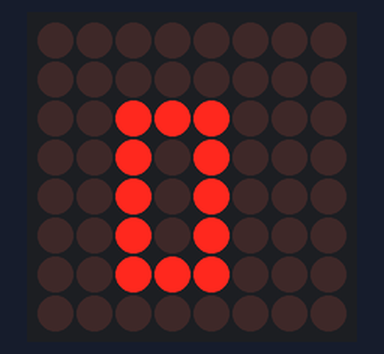
Recording of a sketch running on a simulated Arduino Uno, built with avr-gcc and run on an emulated ATmega328P. Shown: 8×8 LED matrix.

Above: at 0.1 s.
At 1.1 s:
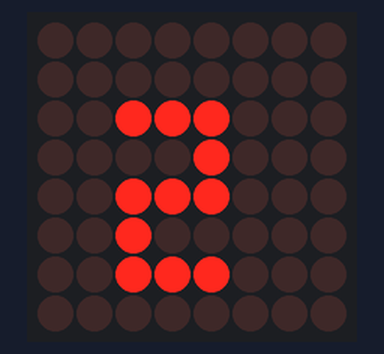
At 1.6 s:
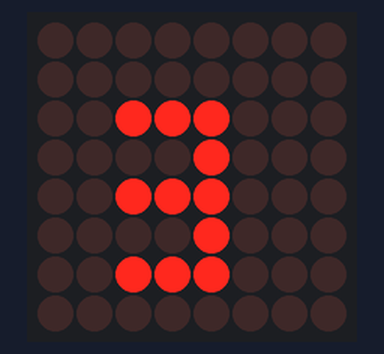
At 3.1 s:
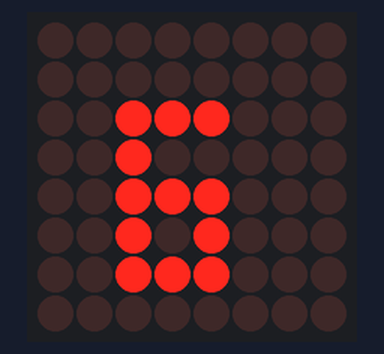
At 4.6 s:
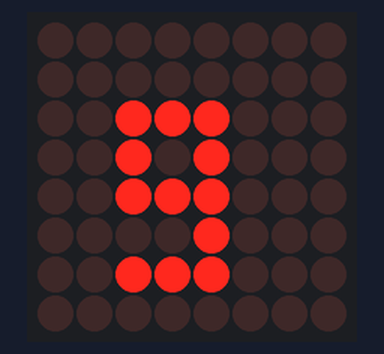
At 6.6 s:
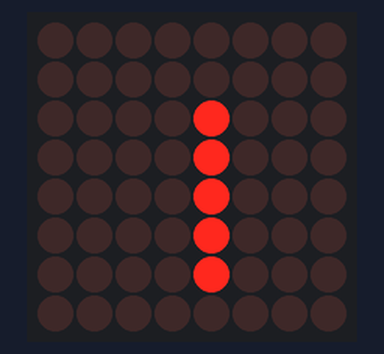

Measured:
- by itself, everything shown: repeats every 6.0 s, in 12 steps
- what the display in image 1 shows lasts 0.5 s, from 1.0 s to 1.5 s

The sketch:

Camp_day4_matrix.ino
```cpp
#include "LedControl.h"
LedControl lc=LedControl(12,10,11,1);

void setup() {
  lc.shutdown(0,false);
  lc.setIntensity(0,8);
  lc.clearDisplay(0);
}

void num0() {
  lc.clearDisplay(0);
  lc.setRow(0,2,B00111000);
  lc.setRow(0,3,B00101000);
  lc.setRow(0,4,B00101000);
  lc.setRow(0,5,B00101000);
  lc.setRow(0,6,B00111000);
  delay(500);
}

void num1() {
  lc.clearDisplay(0);
  lc.setRow(0,2,B00001000);
  lc.setRow(0,3,B00001000);
  lc.setRow(0,4,B00001000);
  lc.setRow(0,5,B00001000);
  lc.setRow(0,6,B00001000);
  delay(500);
}

void num2() {
  lc.clearDisplay(0);
  lc.setRow(0,2,B00111000);
  lc.setRow(0,3,B00001000);
  lc.setRow(0,4,B00111000);
  lc.setRow(0,5,B00100000);
  lc.setRow(0,6,B00111000);
  delay(500);
}

void num3() {
  lc.clearDisplay(0);
  lc.setRow(0,2,B00111000);
  lc.setRow(0,3,B00001000);
  lc.setRow(0,4,B00111000);
  lc.setRow(0,5,B00001000);
  lc.setRow(0,6,B00111000);
  delay(500);
}

void num4() {
  lc.clearDisplay(0);
  lc.setRow(0,2,B00101000);
  lc.setRow(0,3,B00101000);
  lc.setRow(0,4,B00111000);
  lc.setRow(0,5,B00001000);
  lc.setRow(0,6,B00001000);
  delay(500);
}

void num5() {
  lc.clearDisplay(0);
  lc.setRow(0,2,B00111000);
  lc.setRow(0,3,B00100000);
  lc.setRow(0,4,B00111000);
  lc.setRow(0,5,B00001000);
  lc.setRow(0,6,B00111000);
  delay(500);
}

void num6() {
  lc.clearDisplay(0);
  lc.setRow(0,2,B00111000);
  lc.setRow(0,3,B00100000);
  lc.setRow(0,4,B00111000);
  lc.setRow(0,5,B00101000);
  lc.setRow(0,6,B00111000);
  delay(500);
}

void num7() {
  lc.clearDisplay(0);
  lc.setRow(0,2,B00111000);
  lc.setRow(0,3,B00001000);
  lc.setRow(0,4,B00001000);
  lc.setRow(0,5,B00001000);
  lc.setRow(0,6,B00001000);
  delay(500);
}

void num8() {
  lc.clearDisplay(0);
  lc.setRow(0,2,B00111000);
  lc.setRow(0,3,B00101000);
  lc.setRow(0,4,B00111000);
  lc.setRow(0,5,B00101000);
  lc.setRow(0,6,B00111000);
  delay(500);
}

void num9() {
  lc.clearDisplay(0);
  lc.setRow(0,2,B00111000);
  lc.setRow(0,3,B00101000);
  lc.setRow(0,4,B00111000);
  lc.setRow(0,5,B00001000);
  lc.setRow(0,6,B00111000);
  delay(500);
}

void letF() {
  lc.clearDisplay(0);
  lc.setRow(0,2,B10111000);
  lc.setRow(0,3,B00100000);
  lc.setRow(0,4,B00111000);
  lc.setRow(0,5,B00100000);
  lc.setRow(0,6,B00100000);
  delay(500);
}

void letH() {
  lc.clearDisplay(0);
  lc.setRow(0,2,B01000100);
  lc.setRow(0,3,B00001000);
  lc.setRow(0,4,B00010000);
  lc.setRow(0,5,B00100000);
  lc.setRow(0,6,B01000100);
  delay(500);
}

void loop() {
num0();
num1();
num2();
num3();
num4();
num5();
num6();
num7();
num8();
num9();
letF();
letH();
}
```
